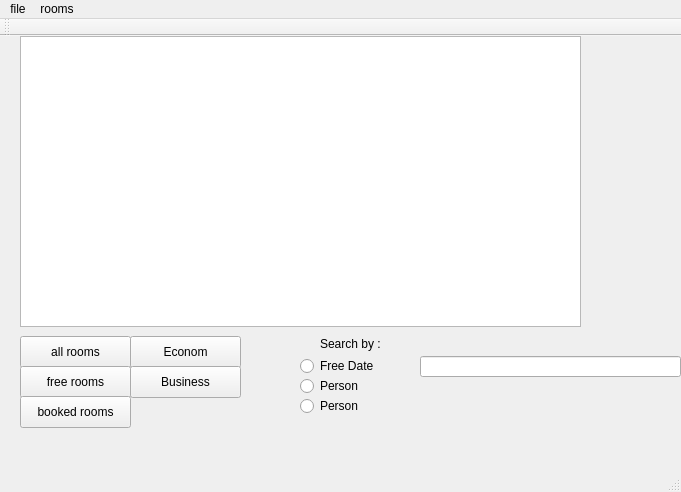
<?xml version="1.0" encoding="UTF-8"?>
<ui version="4.0">
 <class>MainWindow</class>
 <widget class="QMainWindow" name="MainWindow">
  <property name="geometry">
   <rect>
    <x>0</x>
    <y>0</y>
    <width>681</width>
    <height>492</height>
   </rect>
  </property>
  <property name="windowTitle">
   <string>MainWindow</string>
  </property>
  <widget class="QWidget" name="centralWidget">
   <widget class="QTableView" name="tableView">
    <property name="geometry">
     <rect>
      <x>20</x>
      <y>0</y>
      <width>561</width>
      <height>291</height>
     </rect>
    </property>
   </widget>
   <widget class="QPushButton" name="pushButton">
    <property name="geometry">
     <rect>
      <x>20</x>
      <y>300</y>
      <width>111</width>
      <height>32</height>
     </rect>
    </property>
    <property name="text">
     <string>all rooms</string>
    </property>
   </widget>
   <widget class="QPushButton" name="pushButton_2">
    <property name="geometry">
     <rect>
      <x>20</x>
      <y>330</y>
      <width>111</width>
      <height>32</height>
     </rect>
    </property>
    <property name="text">
     <string>free rooms</string>
    </property>
   </widget>
   <widget class="QPushButton" name="pushButton_3">
    <property name="geometry">
     <rect>
      <x>20</x>
      <y>360</y>
      <width>111</width>
      <height>32</height>
     </rect>
    </property>
    <property name="text">
     <string>booked rooms</string>
    </property>
   </widget>
   <widget class="QLineEdit" name="lineEdit">
    <property name="geometry">
     <rect>
      <x>420</x>
      <y>320</y>
      <width>261</width>
      <height>21</height>
     </rect>
    </property>
   </widget>
   <widget class="QLabel" name="label">
    <property name="geometry">
     <rect>
      <x>320</x>
      <y>300</y>
      <width>71</width>
      <height>16</height>
     </rect>
    </property>
    <property name="text">
     <string>&lt;html&gt;&lt;head/&gt;&lt;body&gt;&lt;p&gt;Search by :&lt;/p&gt;&lt;/body&gt;&lt;/html&gt;</string>
    </property>
   </widget>
   <widget class="QPushButton" name="pushButton_4">
    <property name="geometry">
     <rect>
      <x>130</x>
      <y>300</y>
      <width>111</width>
      <height>32</height>
     </rect>
    </property>
    <property name="text">
     <string>Econom</string>
    </property>
   </widget>
   <widget class="QPushButton" name="pushButton_5">
    <property name="geometry">
     <rect>
      <x>130</x>
      <y>330</y>
      <width>111</width>
      <height>32</height>
     </rect>
    </property>
    <property name="text">
     <string>Business</string>
    </property>
   </widget>
   <widget class="QRadioButton" name="radioButton">
    <property name="geometry">
     <rect>
      <x>300</x>
      <y>320</y>
      <width>97</width>
      <height>20</height>
     </rect>
    </property>
    <property name="text">
     <string>Free Date</string>
    </property>
   </widget>
   <widget class="QRadioButton" name="radioButton_2">
    <property name="geometry">
     <rect>
      <x>300</x>
      <y>340</y>
      <width>97</width>
      <height>20</height>
     </rect>
    </property>
    <property name="text">
     <string>Person</string>
    </property>
   </widget>
   <widget class="QRadioButton" name="radioButton_3">
    <property name="geometry">
     <rect>
      <x>300</x>
      <y>360</y>
      <width>97</width>
      <height>20</height>
     </rect>
    </property>
    <property name="text">
     <string>Person</string>
    </property>
   </widget>
  </widget>
  <widget class="QMenuBar" name="menuBar">
   <property name="geometry">
    <rect>
     <x>0</x>
     <y>0</y>
     <width>681</width>
     <height>22</height>
    </rect>
   </property>
   <widget class="QMenu" name="menufile">
    <property name="title">
     <string>file</string>
    </property>
    <addaction name="actionsave"/>
   </widget>
   <widget class="QMenu" name="menurooms">
    <property name="title">
     <string>rooms</string>
    </property>
    <addaction name="actionRegistry"/>
   </widget>
   <addaction name="menufile"/>
   <addaction name="menurooms"/>
  </widget>
  <widget class="QToolBar" name="mainToolBar">
   <attribute name="toolBarArea">
    <enum>TopToolBarArea</enum>
   </attribute>
   <attribute name="toolBarBreak">
    <bool>false</bool>
   </attribute>
  </widget>
  <widget class="QStatusBar" name="statusBar"/>
  <action name="actionsave">
   <property name="text">
    <string>save</string>
   </property>
  </action>
  <action name="actionRegistry">
   <property name="text">
    <string>Registry</string>
   </property>
  </action>
 </widget>
 <layoutdefault spacing="6" margin="11"/>
 <resources/>
 <connections/>
</ui>
